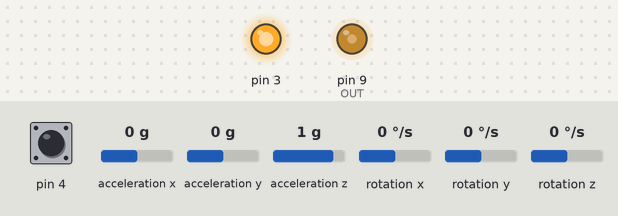
Bench run of a sketch on a simulated Arduino Uno, built for the host (arithmetic inside an expression is 32-bit, double 64-bit). Parts: output pins drawn as LEDs (lit = HIGH). Inputs (shaded band) come from the test bench; at power-on: rotation x 0 °/s, pin 4 HIGH, rotation y 0 °/s, acceleration x 0 g, acceleration y 0 g, acceleration z 1 g, rotation z 0 °/s.

Above: at 1.2 s.
1.3 s: rotation x set to -192 °/s
4.3 s: pin 4 pulled LOW for 1 s
At 5.5 s:
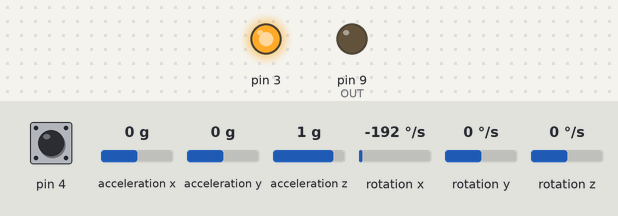
At 6.1 s:
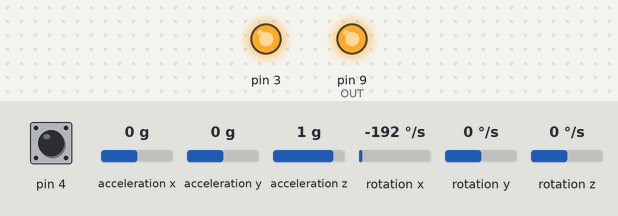
8.3 s: rotation y set to -192 °/s
Timing chart, 0 to 10.0 s (numbered marks = the images above; inputs shaded):
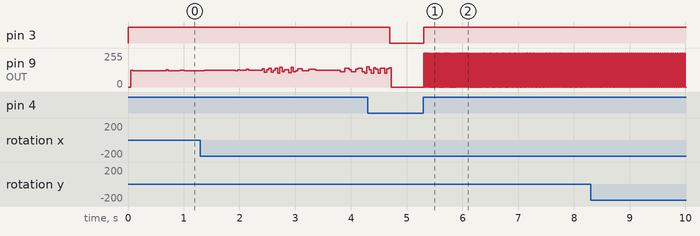

Measured:
- after the input at 4.3 s, pin 3: HIGH → LOW after 0.40 s, → HIGH 0.60 s later

The sketch:

PolymathBox6.ino
```cpp
/* Tomas de Camino Beck
    www.funcostarica.org
*/
#include <CurieIMU.h>


#define OUT 9

int ax, ay, az;
int gx, gy, gz;

int val1,val2;
boolean state = false;


void setup() {
  // put your setup code here, to run once:
  pinMode(A0, INPUT);
  pinMode(A1, INPUT);
  pinMode(9, OUTPUT);
  pinMode(3, OUTPUT);
  pinMode(4, INPUT_PULLUP);
  val1 =1000;
  val2=100;
  CurieIMU.begin();

  //attachInterrupt(0, stateChange, RISING);
}

void loop() {
 CurieIMU.readMotionSensor(ax, ay, az, gx, gy, gz);
  if (digitalRead(4)) {
    digitalWrite(3, HIGH);

    val1 =constrain(val1+ map(gx+gz, -4000, 4000, 100,-200),1000,20000);
    val2 = constrain(val2+ map(gy, -4000, 4000, -1,1),1,20);
    note(val1, val2);
  } else {
    digitalWrite(3, LOW);
    digitalWrite(OUT, LOW);
  }


}

void note(int n, int l) {
  for (int i = 0; i < l; i ++) {
    triangle();
    delayMicroseconds(n);
    digitalWrite(OUT, LOW);
    delayMicroseconds(n);
  }
}

float sawTooth(float x, float period) {
  float st = -2 / PI * atan(1 / (tan((x * PI) / period)));
  return st;

}

void triangle() {
  for (int i = 0; i < 256; i += 5) {
    analogWrite(OUT, i);
  }
}
```
